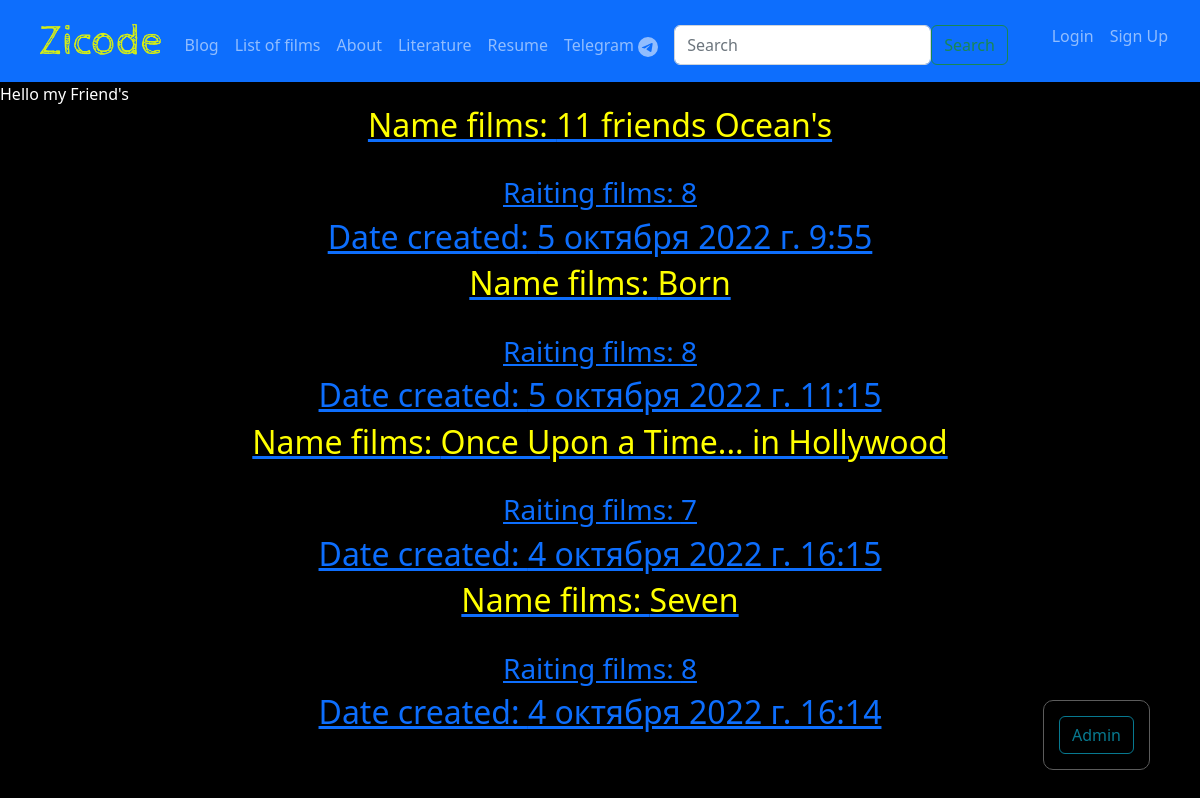
Screenshot of /film/ with the database file from the repository.
### film/models.py (models this page shows, shortened)
class Film(models.Model):
    film = models.CharField("Фильм", blank=True, max_length=100)
    raiting = models.IntegerField(validators=[MinValueValidator(1), MaxValueValidator(100)])
    created = models.DateTimeField(auto_now_add=True)
    slug = models.SlugField("Слаг", unique=True, max_length=50, db_index=True)
    actors = models.ManyToManyField(Actor, blank=True)
    def get_absolute_url(self):
        return reverse('detailfilms', kwargs={'film_slug': self.slug})
    class Meta:
        ordering = ['film', 'created']

### film/views.py (the view)
# urls.py: path('', views.listfilms, name='listfilms'),
def listfilms(request):
    films = Film.objects.all()
    return render(request, 'film/listfilms.html', {'films': films})

### film/templates/film/listfilms.html (shortened to what this page needs)
{% extends 'portfolio/base.html' %}
{% block content_film %}
<div class="col-md-55 text-center">
    {% for fil in films %}
    <a href="{{ fil.get_absolute_url }}">
        <h2 style="color:#FFFF00;"> Name films: {{ fil.film }}</h2>
        <br>
        <h3> Raiting films: {{ fil.raiting }}</h3>
        <h2> Date created: {{ fil.created }}</h2>
    </a>
    {% endfor %}
</body>
</html>
{% endblock %}

### portfolio/static/css/styles.css (style rules this page uses)
body { background: #000000; color: #fff; }

### rows the page displays
Film: film "11 friends Ocean's", raiting "8", created "5 октября 2022 г. 9:55"
Film: film "Born", raiting "8", created "5 октября 2022 г. 11:15"
Film: film "Once Upon a Time... in Hollywood", raiting "7", created "4 октября 2022 г. 16:15"
Film: film "Seven", raiting "8", created "4 октября 2022 г. 16:14"
